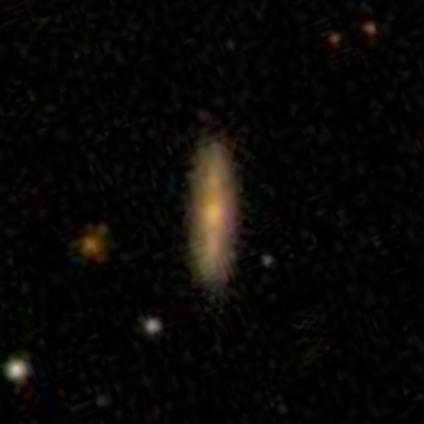
#> input picture tests/252342.jpg, 424 x 424 px, found by its file name
$ python box_image.py
#> lines starting #> are read from the running program, lines starting #| are printed output that depends on the picture; after the words box and inside, x2 and y2 are one past the last pixel; in counts of white or black regions, pixels touching at a corner belong together
import os
import cv2
import numpy as np

image_path = os.getcwd() + '/252342.jpg'

# Minimum percentage of pixels of same hue to consider dominant colour
MIN_PIXEL_CNT_PCT = (1.0/20.0)

image = cv2.imread(image_path)
#> image is the input picture: shape (424, 424, 3); mean B, G, R 5.2, 7.7, 8.9
if image is None:
    print("Failed to load iamge.")
    exit(-1)

image_hsv = cv2.cvtColor(image, cv2.COLOR_BGR2HSV)
#> image_hsv: shape (424, 424, 3); mean H, S, V 29.4, 125.9, 9.2
h,_,_ = cv2.split(image_hsv)
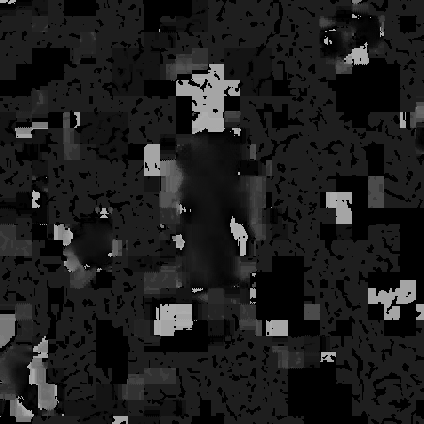
#> h: shape (424, 424); min 0, max 179, mean 29.4

bins = np.bincount(h.flatten())
#> bins = 180 values, max 77873 at index 30, min 0 at index 58, mean 998.8
# And then find the dominant hues
peaks = np.where(bins > (h.size * MIN_PIXEL_CNT_PCT))[0]
#> peaks = [0, 20, 30]

print(peaks)
#| [ 0 20 30]
# exit(0)

# Now let's find the shape matching each dominant hue
for i, peak in enumerate(peaks):
    peak = np.array(peak, dtype='uint8')
    # First we create a mask selecting all the pixels of this hue
    mask = cv2.inRange(h, peak, peak)
    # And use it to extract the corresponding part of the original colour image
    blob = cv2.bitwise_and(image, image, mask=mask)

    contours,_ = cv2.findContours(mask, cv2.RETR_EXTERNAL, cv2.CHAIN_APPROX_SIMPLE)

    for j, contour in enumerate(contours):
        bbox = cv2.boundingRect(contour)
        # Create a mask for this contour
        contour_mask = np.zeros_like(mask)
        cv2.drawContours(contour_mask, contours, j, 255, -1)

        # [10 lines of commented-out code are left out]
        result = cv2.bitwise_and(blob, blob, mask=contour_mask)
        # And draw a bounding box
        top_left, bottom_right = (bbox[0], bbox[1]), (bbox[0]+bbox[2], bbox[1]+bbox[3])
        cv2.rectangle(result, top_left, bottom_right, (255, 255, 255), 2)
        file_name_bbox = os.getcwd() + "/bbox/colourblobs-%d-hue_%03d-region_%d-bbox.jpg" % (i, peak, j)
        cv2.imwrite(file_name_bbox, result)
        print(" * wrote '%s'" % file_name_bbox)
#> this loop made 3 passes
#> peak on passes 1 to 3: 0, 20, 30
#> (printed output is left out)
#> pass 1, `mask = cv2.inRange(h, peak, peak)`:
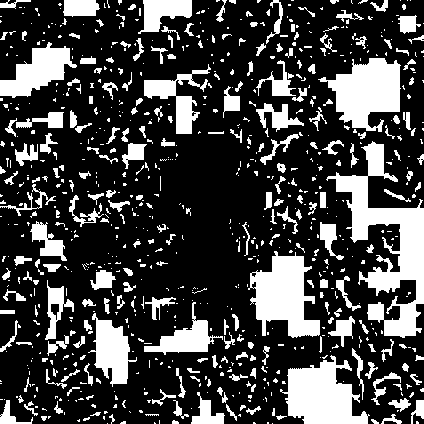
#> mask: shape (424, 424); 25.8% white; 804 white regions (568 under 20 px), largest, box (x1, y1, x2, y2) and area: (326, 141, 424, 338) 6509, (280, 355, 370, 424) 3646, (248, 251, 320, 338) 3624
#> pass 1, `cv2.imwrite(file_name_bbox, result)`:
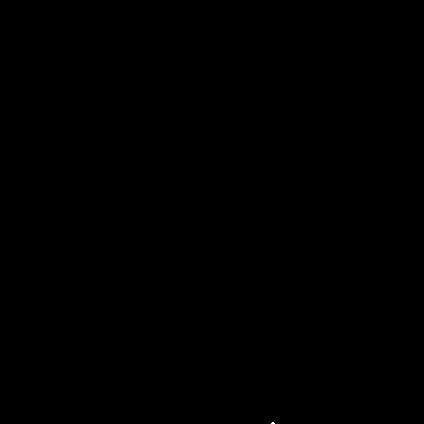
#> saved as colourblobs-0-hue_000-region_0-bbox.jpg: shape (424, 424, 3); 0% white in thin lines or dots, all inside (x1, y1, x2, y2) = (271, 422, 275, 424)
#> after the loop:
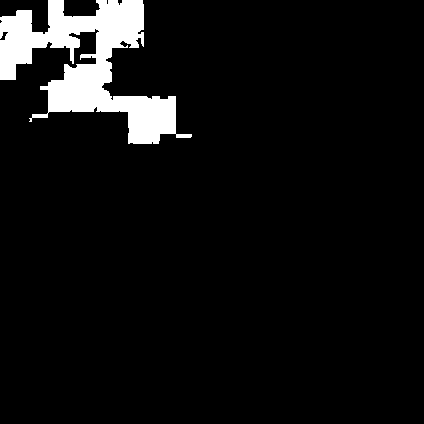
#> contour_mask: shape (424, 424); 6.3% white; 1 white region, box (x1, y1, x2, y2) and area: (0, 0, 192, 144) 11290
#> after the loop:
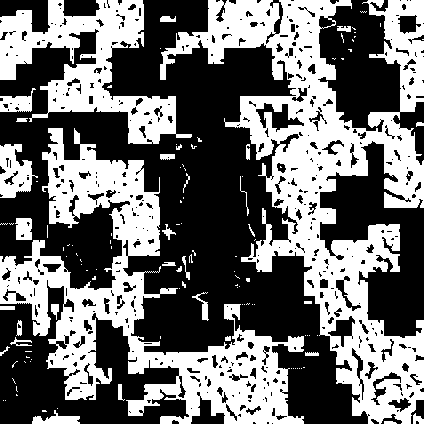
#> mask: shape (424, 424); 43.3% white; 117 white regions (84 under 20 px), largest, box (x1, y1, x2, y2) and area: (160, 0, 424, 424) 37010, (0, 128, 304, 424) 26119, (0, 0, 192, 144) 10596
